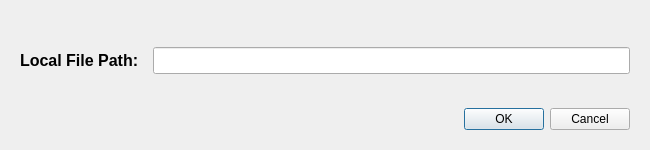
<?xml version="1.0" encoding="UTF-8"?>
<ui version="4.0">
 <class>EcryptLocalFileDialog</class>
 <widget class="QDialog" name="EcryptLocalFileDialog">
  <property name="windowModality">
   <enum>Qt::WindowModal</enum>
  </property>
  <property name="geometry">
   <rect>
    <x>0</x>
    <y>0</y>
    <width>650</width>
    <height>150</height>
   </rect>
  </property>
  <property name="minimumSize">
   <size>
    <width>650</width>
    <height>150</height>
   </size>
  </property>
  <property name="windowTitle">
   <string>Encrypt Local File</string>
  </property>
  <property name="windowIcon">
   <iconset>
    <normaloff>resources/syncOrSwimLogo.png</normaloff>resources/syncOrSwimLogo.png</iconset>
  </property>
  <property name="modal">
   <bool>true</bool>
  </property>
  <layout class="QVBoxLayout" name="verticalLayout">
   <property name="margin">
    <number>20</number>
   </property>
   <item>
    <spacer name="verticalSpacer_2">
     <property name="orientation">
      <enum>Qt::Vertical</enum>
     </property>
     <property name="sizeHint" stdset="0">
      <size>
       <width>20</width>
       <height>40</height>
      </size>
     </property>
    </spacer>
   </item>
   <item>
    <layout class="QHBoxLayout" name="horizontalLayout">
     <property name="spacing">
      <number>10</number>
     </property>
     <item>
      <widget class="QLabel" name="label">
       <property name="font">
        <font>
         <pointsize>12</pointsize>
         <weight>75</weight>
         <bold>true</bold>
        </font>
       </property>
       <property name="text">
        <string>Local File Path: </string>
       </property>
      </widget>
     </item>
     <item>
      <widget class="QLineEdit" name="lineEdit">
       <property name="font">
        <font>
         <pointsize>12</pointsize>
        </font>
       </property>
      </widget>
     </item>
    </layout>
   </item>
   <item>
    <spacer name="verticalSpacer">
     <property name="orientation">
      <enum>Qt::Vertical</enum>
     </property>
     <property name="sizeHint" stdset="0">
      <size>
       <width>20</width>
       <height>40</height>
      </size>
     </property>
    </spacer>
   </item>
   <item>
    <widget class="QDialogButtonBox" name="buttonBox">
     <property name="orientation">
      <enum>Qt::Horizontal</enum>
     </property>
     <property name="standardButtons">
      <set>QDialogButtonBox::Cancel|QDialogButtonBox::Ok</set>
     </property>
    </widget>
   </item>
  </layout>
 </widget>
 <resources/>
 <connections>
  <connection>
   <sender>buttonBox</sender>
   <signal>accepted()</signal>
   <receiver>EcryptLocalFileDialog</receiver>
   <slot>accept()</slot>
   <hints>
    <hint type="sourcelabel">
     <x>248</x>
     <y>254</y>
    </hint>
    <hint type="destinationlabel">
     <x>157</x>
     <y>274</y>
    </hint>
   </hints>
  </connection>
  <connection>
   <sender>buttonBox</sender>
   <signal>rejected()</signal>
   <receiver>EcryptLocalFileDialog</receiver>
   <slot>reject()</slot>
   <hints>
    <hint type="sourcelabel">
     <x>316</x>
     <y>260</y>
    </hint>
    <hint type="destinationlabel">
     <x>286</x>
     <y>274</y>
    </hint>
   </hints>
  </connection>
 </connections>
</ui>
